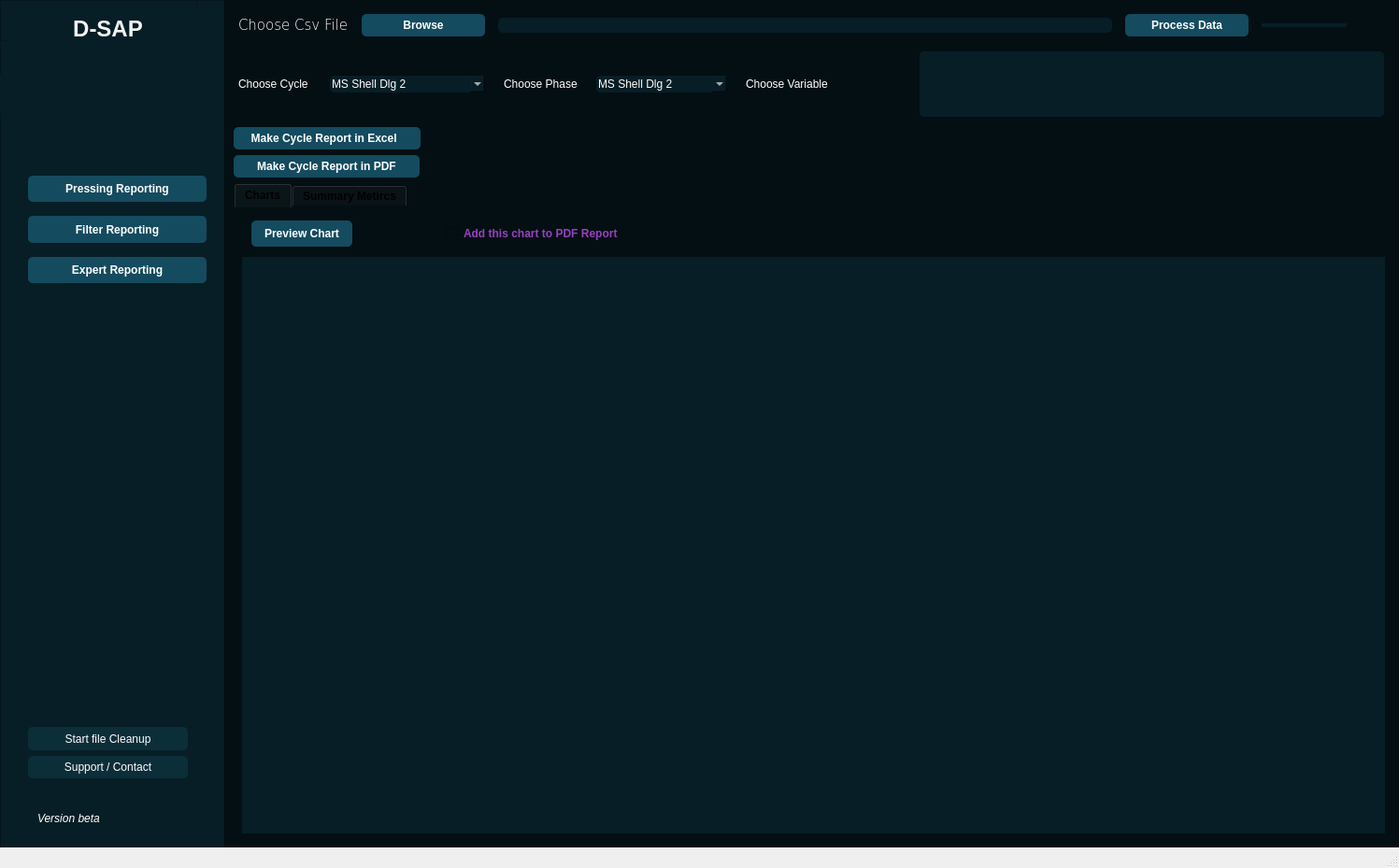
<?xml version="1.0" encoding="UTF-8"?>
<ui version="4.0">
 <class>MainWindow</class>
 <widget class="QMainWindow" name="MainWindow">
  <property name="geometry">
   <rect>
    <x>0</x>
    <y>0</y>
    <width>1497</width>
    <height>929</height>
   </rect>
  </property>
  <property name="minimumSize">
   <size>
    <width>1494</width>
    <height>851</height>
   </size>
  </property>
  <property name="windowTitle">
   <string>MainWindow</string>
  </property>
  <widget class="QWidget" name="centralwidget">
   <property name="sizePolicy">
    <sizepolicy hsizetype="Maximum" vsizetype="Maximum">
     <horstretch>0</horstretch>
     <verstretch>0</verstretch>
    </sizepolicy>
   </property>
   <widget class="QFrame" name="side_menu_frame">
    <property name="geometry">
     <rect>
      <x>0</x>
      <y>0</y>
      <width>241</width>
      <height>911</height>
     </rect>
    </property>
    <property name="sizePolicy">
     <sizepolicy hsizetype="Preferred" vsizetype="Preferred">
      <horstretch>0</horstretch>
      <verstretch>0</verstretch>
     </sizepolicy>
    </property>
    <property name="styleSheet">
     <string notr="true">background-color: rgb(7, 30, 38);</string>
    </property>
    <property name="frameShape">
     <enum>QFrame::StyledPanel</enum>
    </property>
    <property name="frameShadow">
     <enum>QFrame::Raised</enum>
    </property>
    <widget class="QFrame" name="side_menu_header">
     <property name="geometry">
      <rect>
       <x>0</x>
       <y>0</y>
       <width>211</width>
       <height>44</height>
      </rect>
     </property>
     <property name="frameShape">
      <enum>QFrame::StyledPanel</enum>
     </property>
     <property name="frameShadow">
      <enum>QFrame::Raised</enum>
     </property>
     <widget class="QLabel" name="label_7">
      <property name="geometry">
       <rect>
        <x>10</x>
        <y>10</y>
        <width>211</width>
        <height>41</height>
       </rect>
      </property>
      <property name="font">
       <font>
        <pointsize>18</pointsize>
        <weight>75</weight>
        <bold>true</bold>
       </font>
      </property>
      <property name="styleSheet">
       <string notr="true">color: rgb(243, 243, 243);</string>
      </property>
      <property name="text">
       <string>D-SAP</string>
      </property>
      <property name="alignment">
       <set>Qt::AlignCenter</set>
      </property>
     </widget>
    </widget>
    <widget class="QWidget" name="verticalLayoutWidget">
     <property name="geometry">
      <rect>
       <x>10</x>
       <y>180</y>
       <width>231</width>
       <height>131</height>
      </rect>
     </property>
     <layout class="QVBoxLayout" name="verticalLayout" stretch="0,0,0">
      <property name="spacing">
       <number>15</number>
      </property>
      <property name="leftMargin">
       <number>20</number>
      </property>
      <property name="topMargin">
       <number>8</number>
      </property>
      <property name="rightMargin">
       <number>20</number>
      </property>
      <property name="bottomMargin">
       <number>8</number>
      </property>
      <item>
       <widget class="QPushButton" name="pressing_btn">
        <property name="sizePolicy">
         <sizepolicy hsizetype="Minimum" vsizetype="Minimum">
          <horstretch>0</horstretch>
          <verstretch>0</verstretch>
         </sizepolicy>
        </property>
        <property name="font">
         <font>
          <weight>75</weight>
          <bold>true</bold>
         </font>
        </property>
        <property name="styleSheet">
         <string notr="true">background-color: rgb(20, 75, 95);
border-radius:5px;
color: rgb(255, 255, 255);</string>
        </property>
        <property name="text">
         <string>Pressing Reporting</string>
        </property>
       </widget>
      </item>
      <item>
       <widget class="QPushButton" name="filter_widget_btn">
        <property name="sizePolicy">
         <sizepolicy hsizetype="Minimum" vsizetype="Minimum">
          <horstretch>0</horstretch>
          <verstretch>0</verstretch>
         </sizepolicy>
        </property>
        <property name="font">
         <font>
          <weight>75</weight>
          <bold>true</bold>
         </font>
        </property>
        <property name="styleSheet">
         <string notr="true">background-color: rgb(20, 75, 95);
border-radius:5px;
color: rgb(255, 255, 255);</string>
        </property>
        <property name="text">
         <string>Filter Reporting</string>
        </property>
       </widget>
      </item>
      <item>
       <widget class="QPushButton" name="expert_report_widget_btn">
        <property name="sizePolicy">
         <sizepolicy hsizetype="Minimum" vsizetype="Minimum">
          <horstretch>0</horstretch>
          <verstretch>0</verstretch>
         </sizepolicy>
        </property>
        <property name="font">
         <font>
          <weight>75</weight>
          <bold>true</bold>
         </font>
        </property>
        <property name="styleSheet">
         <string notr="true">background-color: rgb(20, 75, 95);
border-radius:5px;
color: rgb(255, 255, 255);</string>
        </property>
        <property name="text">
         <string>Expert Reporting</string>
        </property>
       </widget>
      </item>
     </layout>
    </widget>
    <widget class="QWidget" name="verticalLayoutWidget_2">
     <property name="geometry">
      <rect>
       <x>10</x>
       <y>770</y>
       <width>211</width>
       <height>71</height>
      </rect>
     </property>
     <layout class="QVBoxLayout" name="verticalLayout_2">
      <property name="leftMargin">
       <number>20</number>
      </property>
      <property name="topMargin">
       <number>8</number>
      </property>
      <property name="rightMargin">
       <number>20</number>
      </property>
      <property name="bottomMargin">
       <number>8</number>
      </property>
      <item>
       <widget class="QPushButton" name="cleanup_btn">
        <property name="sizePolicy">
         <sizepolicy hsizetype="Minimum" vsizetype="Minimum">
          <horstretch>0</horstretch>
          <verstretch>0</verstretch>
         </sizepolicy>
        </property>
        <property name="styleSheet">
         <string notr="true">background-color: rgba(20, 75, 95, 87);
border-radius:5px;
color: rgb(255, 255, 255);</string>
        </property>
        <property name="text">
         <string>Start file Cleanup</string>
        </property>
       </widget>
      </item>
      <item>
       <widget class="QPushButton" name="support_btn">
        <property name="sizePolicy">
         <sizepolicy hsizetype="Minimum" vsizetype="Minimum">
          <horstretch>0</horstretch>
          <verstretch>0</verstretch>
         </sizepolicy>
        </property>
        <property name="styleSheet">
         <string notr="true">background-color: rgba(20, 75, 95, 87);
border-radius:5px;
color: rgb(255, 255, 255);</string>
        </property>
        <property name="text">
         <string>Support / Contact</string>
        </property>
       </widget>
      </item>
     </layout>
    </widget>
    <widget class="QLabel" name="logos">
     <property name="geometry">
      <rect>
       <x>-50</x>
       <y>80</y>
       <width>281</width>
       <height>41</height>
      </rect>
     </property>
     <property name="text">
      <string/>
     </property>
     <property name="pixmap">
      <pixmap>Assets/logo_DT.png</pixmap>
     </property>
    </widget>
    <widget class="QLabel" name="version">
     <property name="geometry">
      <rect>
       <x>40</x>
       <y>860</y>
       <width>121</width>
       <height>31</height>
      </rect>
     </property>
     <property name="font">
      <font>
       <pointsize>9</pointsize>
       <italic>true</italic>
       <underline>false</underline>
      </font>
     </property>
     <property name="styleSheet">
      <string notr="true">color: rgb(255, 255, 255);</string>
     </property>
     <property name="text">
      <string>Version beta</string>
     </property>
    </widget>
   </widget>
   <widget class="QStackedWidget" name="stacked_widget">
    <property name="geometry">
     <rect>
      <x>240</x>
      <y>0</y>
      <width>1301</width>
      <height>911</height>
     </rect>
    </property>
    <widget class="QWidget" name="pressing_widget">
     <widget class="QFrame" name="pressing_main">
      <property name="geometry">
       <rect>
        <x>0</x>
        <y>0</y>
        <width>1261</width>
        <height>911</height>
       </rect>
      </property>
      <property name="sizePolicy">
       <sizepolicy hsizetype="Preferred" vsizetype="Preferred">
        <horstretch>0</horstretch>
        <verstretch>0</verstretch>
       </sizepolicy>
      </property>
      <property name="styleSheet">
       <string notr="true">background-color: rgb(4, 15, 19);
background-color: rgb(4, 15, 19);</string>
      </property>
      <property name="frameShape">
       <enum>QFrame::StyledPanel</enum>
      </property>
      <property name="frameShadow">
       <enum>QFrame::Raised</enum>
      </property>
      <layout class="QVBoxLayout" name="verticalLayout_3">
       <item>
        <layout class="QHBoxLayout" name="horizontalLayout" stretch="0,1,5,1,0">
         <property name="spacing">
          <number>14</number>
         </property>
         <property name="leftMargin">
          <number>5</number>
         </property>
         <property name="topMargin">
          <number>5</number>
         </property>
         <property name="rightMargin">
          <number>50</number>
         </property>
         <property name="bottomMargin">
          <number>5</number>
         </property>
         <item>
          <widget class="QLabel" name="label1">
           <property name="font">
            <font>
             <family>Verdana</family>
             <pointsize>11</pointsize>
             <weight>9</weight>
             <italic>false</italic>
             <bold>false</bold>
            </font>
           </property>
           <property name="styleSheet">
            <string notr="true">color: rgb(255, 255, 255);
font: 75 11pt &quot;Verdana&quot;;</string>
           </property>
           <property name="text">
            <string>Choose Csv File</string>
           </property>
          </widget>
         </item>
         <item>
          <widget class="QPushButton" name="browse">
           <property name="font">
            <font>
             <weight>75</weight>
             <bold>true</bold>
            </font>
           </property>
           <property name="styleSheet">
            <string notr="true">background-color: rgb(20, 75, 95);
border-radius:5px;
color: rgb(255, 255, 255);
padding: 5px;</string>
           </property>
           <property name="text">
            <string>Browse</string>
           </property>
           <property name="icon">
            <iconset>
             <normaloff>Assets/browsing.png</normaloff>Assets/browsing.png</iconset>
           </property>
           <property name="iconSize">
            <size>
             <width>22</width>
             <height>22</height>
            </size>
           </property>
          </widget>
         </item>
         <item>
          <widget class="QLineEdit" name="textBrowser">
           <property name="styleSheet">
            <string notr="true">background-color: rgb(7, 30, 38);
border-radius:5px;
color: rgb(255, 255, 255);</string>
           </property>
          </widget>
         </item>
         <item>
          <widget class="QPushButton" name="process_data">
           <property name="font">
            <font>
             <weight>75</weight>
             <bold>true</bold>
            </font>
           </property>
           <property name="styleSheet">
            <string notr="true">background-color: rgb(20, 75, 95);
border-radius:5px;
color: rgb(255, 255, 255);
padding: 5px; </string>
           </property>
           <property name="text">
            <string>Process Data</string>
           </property>
           <property name="icon">
            <iconset>
             <normaloff>Assets/agile.png</normaloff>Assets/agile.png</iconset>
           </property>
           <property name="iconSize">
            <size>
             <width>22</width>
             <height>22</height>
            </size>
           </property>
          </widget>
         </item>
         <item>
          <widget class="QProgressBar" name="data_process_prog_bar">
           <property name="maximumSize">
            <size>
             <width>16777215</width>
             <height>4</height>
            </size>
           </property>
           <property name="styleSheet">
            <string notr="true">QProgressBar{
	border-radius:10px;
	background-color: rgb(7, 30, 38);
}


QProgressBar::chunk{
	border-radius:10px;
	
	background-color: rgb(219, 50, 218);
}</string>
           </property>
           <property name="value">
            <number>0</number>
           </property>
           <property name="alignment">
            <set>Qt::AlignJustify|Qt::AlignVCenter</set>
           </property>
           <property name="textVisible">
            <bool>false</bool>
           </property>
          </widget>
         </item>
        </layout>
       </item>
       <item>
        <layout class="QHBoxLayout" name="horizontalLayout_2" stretch="0,1,0,0,1,3">
         <property name="spacing">
          <number>20</number>
         </property>
         <property name="leftMargin">
          <number>5</number>
         </property>
         <property name="topMargin">
          <number>5</number>
         </property>
         <property name="rightMargin">
          <number>10</number>
         </property>
         <property name="bottomMargin">
          <number>5</number>
         </property>
         <item>
          <widget class="QLabel" name="label2">
           <property name="sizePolicy">
            <sizepolicy hsizetype="Preferred" vsizetype="Fixed">
             <horstretch>0</horstretch>
             <verstretch>0</verstretch>
            </sizepolicy>
           </property>
           <property name="styleSheet">
            <string notr="true">color: rgb(255, 255, 255);
font: 75 11pt &quot;Verdana&quot;;</string>
           </property>
           <property name="text">
            <string>Choose Cycle </string>
           </property>
          </widget>
         </item>
         <item>
          <widget class="QFontComboBox" name="Cycles_list">
           <property name="font">
            <font>
             <pointsize>9</pointsize>
             <kerning>false</kerning>
            </font>
           </property>
           <property name="contextMenuPolicy">
            <enum>Qt::NoContextMenu</enum>
           </property>
           <property name="layoutDirection">
            <enum>Qt::LeftToRight</enum>
           </property>
           <property name="autoFillBackground">
            <bool>false</bool>
           </property>
           <property name="styleSheet">
            <string notr="true">background-color: rgb(7, 30, 38);
border-radius:5px;
color: rgb(255, 255, 255);</string>
           </property>
           <property name="currentText">
            <string>MS Shell Dlg 2</string>
           </property>
           <property name="sizeAdjustPolicy">
            <enum>QComboBox::AdjustToMinimumContentsLengthWithIcon</enum>
           </property>
           <property name="writingSystem">
            <enum>QFontDatabase::Any</enum>
           </property>
          </widget>
         </item>
         <item>
          <widget class="QLabel" name="label4">
           <property name="styleSheet">
            <string notr="true">color: rgb(255, 255, 255);
font: 75 11pt &quot;Verdana&quot;;</string>
           </property>
           <property name="text">
            <string>Choose Phase</string>
           </property>
          </widget>
         </item>
         <item>
          <widget class="QFontComboBox" name="phases_list">
           <property name="font">
            <font>
             <pointsize>9</pointsize>
            </font>
           </property>
           <property name="contextMenuPolicy">
            <enum>Qt::NoContextMenu</enum>
           </property>
           <property name="layoutDirection">
            <enum>Qt::LeftToRight</enum>
           </property>
           <property name="styleSheet">
            <string notr="true">background-color: rgb(7, 30, 38);
border-radius:5px;
color: rgb(255, 255, 255);</string>
           </property>
           <property name="currentText">
            <string>MS Shell Dlg 2</string>
           </property>
           <property name="sizeAdjustPolicy">
            <enum>QComboBox::AdjustToMinimumContentsLengthWithIcon</enum>
           </property>
           <property name="currentFont">
            <font>
             <pointsize>9</pointsize>
            </font>
           </property>
          </widget>
         </item>
         <item>
          <widget class="QLabel" name="label3">
           <property name="sizePolicy">
            <sizepolicy hsizetype="Preferred" vsizetype="Fixed">
             <horstretch>0</horstretch>
             <verstretch>0</verstretch>
            </sizepolicy>
           </property>
           <property name="styleSheet">
            <string notr="true">color: rgb(255, 255, 255);
font: 75 11pt &quot;Verdana&quot;;</string>
           </property>
           <property name="text">
            <string>Choose Variable</string>
           </property>
          </widget>
         </item>
         <item>
          <widget class="QListWidget" name="ListWidget">
           <property name="styleSheet">
            <string notr="true">background-color: rgb(7, 30, 38);
border-radius:5px;
color: rgb(255, 255, 255);</string>
           </property>
           <property name="sizeAdjustPolicy">
            <enum>QAbstractScrollArea::AdjustToContents</enum>
           </property>
           <property name="selectionMode">
            <enum>QAbstractItemView::MultiSelection</enum>
           </property>
          </widget>
         </item>
        </layout>
       </item>
       <item>
        <widget class="QPushButton" name="excelReportBTN">
         <property name="sizePolicy">
          <sizepolicy hsizetype="Fixed" vsizetype="Fixed">
           <horstretch>0</horstretch>
           <verstretch>0</verstretch>
          </sizepolicy>
         </property>
         <property name="font">
          <font>
           <weight>75</weight>
           <bold>true</bold>
          </font>
         </property>
         <property name="styleSheet">
          <string notr="true">background-color: rgb(20, 75, 95);
border-radius:5px;
color: rgb(255, 255, 255);
padding: 5px; </string>
         </property>
         <property name="text">
          <string>    Make Cycle Report in Excel      </string>
         </property>
         <property name="icon">
          <iconset>
           <normaloff>Assets/sheets.png</normaloff>Assets/sheets.png</iconset>
         </property>
         <property name="iconSize">
          <size>
           <width>22</width>
           <height>22</height>
          </size>
         </property>
        </widget>
       </item>
       <item>
        <widget class="QPushButton" name="pdfReportBTN">
         <property name="sizePolicy">
          <sizepolicy hsizetype="Fixed" vsizetype="Fixed">
           <horstretch>0</horstretch>
           <verstretch>0</verstretch>
          </sizepolicy>
         </property>
         <property name="font">
          <font>
           <weight>75</weight>
           <bold>true</bold>
          </font>
         </property>
         <property name="autoFillBackground">
          <bool>false</bool>
         </property>
         <property name="styleSheet">
          <string notr="true">background-color: rgb(20, 75, 95);
border-radius:5px;
color: rgb(255, 255, 255);
padding: 5px; </string>
         </property>
         <property name="text">
          <string>      Make Cycle Report in PDF      </string>
         </property>
         <property name="icon">
          <iconset>
           <normaloff>Assets/pdf.png</normaloff>Assets/pdf.png</iconset>
         </property>
         <property name="iconSize">
          <size>
           <width>22</width>
           <height>22</height>
          </size>
         </property>
        </widget>
       </item>
       <item>
        <widget class="QTabWidget" name="tabWidget">
         <property name="sizePolicy">
          <sizepolicy hsizetype="Expanding" vsizetype="Expanding">
           <horstretch>0</horstretch>
           <verstretch>1</verstretch>
          </sizepolicy>
         </property>
         <property name="font">
          <font>
           <weight>75</weight>
           <bold>true</bold>
          </font>
         </property>
         <property name="styleSheet">
          <string notr="true">
QTabWidget {
background-color: rgb(4, 15, 19);
color: rgb(255, 255, 255);
border-radius: 8px; 
}

QTabWidget::tab {
background-color: rgb(4, 15, 19);
color: rgb(255, 255, 255);
border-radius: 8px; 
}</string>
         </property>
         <property name="tabShape">
          <enum>QTabWidget::Rounded</enum>
         </property>
         <property name="currentIndex">
          <number>0</number>
         </property>
         <property name="iconSize">
          <size>
           <width>24</width>
           <height>24</height>
          </size>
         </property>
         <widget class="QWidget" name="tab">
          <property name="styleSheet">
           <string notr="true">background-color: rgb(4, 15, 19);
</string>
          </property>
          <attribute name="icon">
           <iconset>
            <normaloff>Assets/button.png</normaloff>Assets/button.png</iconset>
          </attribute>
          <attribute name="title">
           <string>Charts</string>
          </attribute>
          <layout class="QVBoxLayout" name="verticalLayout_4">
           <item>
            <layout class="QHBoxLayout" name="horizontalLayout_3" stretch="0,2">
             <property name="spacing">
              <number>100</number>
             </property>
             <property name="leftMargin">
              <number>10</number>
             </property>
             <property name="topMargin">
              <number>5</number>
             </property>
             <property name="rightMargin">
              <number>10</number>
             </property>
             <property name="bottomMargin">
              <number>5</number>
             </property>
             <item>
              <widget class="QPushButton" name="preview_chart">
               <property name="sizePolicy">
                <sizepolicy hsizetype="Fixed" vsizetype="Fixed">
                 <horstretch>0</horstretch>
                 <verstretch>0</verstretch>
                </sizepolicy>
               </property>
               <property name="baseSize">
                <size>
                 <width>0</width>
                 <height>0</height>
                </size>
               </property>
               <property name="font">
                <font>
                 <weight>75</weight>
                 <bold>true</bold>
                </font>
               </property>
               <property name="styleSheet">
                <string notr="true">background-color: rgb(20, 75, 95);
border-radius:5px;
color: rgb(255, 255, 255);
padding: 7px; 
</string>
               </property>
               <property name="text">
                <string>  Preview Chart  </string>
               </property>
              </widget>
             </item>
             <item>
              <widget class="QCheckBox" name="checkBox">
               <property name="sizePolicy">
                <sizepolicy hsizetype="Minimum" vsizetype="Fixed">
                 <horstretch>0</horstretch>
                 <verstretch>0</verstretch>
                </sizepolicy>
               </property>
               <property name="font">
                <font>
                 <weight>75</weight>
                 <bold>true</bold>
                </font>
               </property>
               <property name="styleSheet">
                <string notr="true">color: rgb(151, 64, 191);</string>
               </property>
               <property name="text">
                <string>Add this chart to PDF Report</string>
               </property>
              </widget>
             </item>
            </layout>
           </item>
           <item>
            <widget class="QLabel" name="chart_area">
             <property name="sizePolicy">
              <sizepolicy hsizetype="Expanding" vsizetype="Expanding">
               <horstretch>0</horstretch>
               <verstretch>0</verstretch>
              </sizepolicy>
             </property>
             <property name="styleSheet">
              <string notr="true">background-color: rgb(7, 30, 38);

</string>
             </property>
             <property name="text">
              <string/>
             </property>
             <property name="scaledContents">
              <bool>true</bool>
             </property>
            </widget>
           </item>
          </layout>
         </widget>
         <widget class="QWidget" name="tab_2">
          <attribute name="icon">
           <iconset>
            <normaloff>Assets/dashboard.png</normaloff>Assets/dashboard.png</iconset>
          </attribute>
          <attribute name="title">
           <string>Summary Metircs</string>
          </attribute>
          <widget class="QWidget" name="gridLayoutWidget">
           <property name="geometry">
            <rect>
             <x>60</x>
             <y>50</y>
             <width>1141</width>
             <height>71</height>
            </rect>
           </property>
           <layout class="QGridLayout" name="gridLayout">
            <property name="leftMargin">
             <number>5</number>
            </property>
            <property name="topMargin">
             <number>5</number>
            </property>
            <property name="rightMargin">
             <number>5</number>
            </property>
            <property name="bottomMargin">
             <number>5</number>
            </property>
            <property name="horizontalSpacing">
             <number>20</number>
            </property>
            <item row="0" column="0">
             <widget class="QLabel" name="lbl_cycle_nbr">
              <property name="font">
               <font>
                <family>Ubuntu</family>
                <pointsize>13</pointsize>
                <weight>50</weight>
                <italic>false</italic>
                <bold>false</bold>
               </font>
              </property>
              <property name="styleSheet">
               <string notr="true">color: rgb(255, 255, 255);
font: 13pt &quot;Ubuntu&quot;;
</string>
              </property>
              <property name="text">
               <string>Cyclel number</string>
              </property>
              <property name="alignment">
               <set>Qt::AlignCenter</set>
              </property>
             </widget>
            </item>
            <item row="0" column="1">
             <widget class="QLabel" name="lbl_cycle_nbr_value">
              <property name="styleSheet">
               <string notr="true">font: 16pt &quot;Ubuntu&quot;;
color: rgb(255, 255, 255); </string>
              </property>
              <property name="text">
               <string/>
              </property>
              <property name="alignment">
               <set>Qt::AlignCenter</set>
              </property>
             </widget>
            </item>
            <item row="0" column="3">
             <widget class="QLabel" name="lbl_cycle_duration_value">
              <property name="sizePolicy">
               <sizepolicy hsizetype="Minimum" vsizetype="Fixed">
                <horstretch>0</horstretch>
                <verstretch>0</verstretch>
               </sizepolicy>
              </property>
              <property name="styleSheet">
               <string notr="true">font: 13pt &quot;Ubuntu&quot;;
color: rgb(255, 255, 255);
</string>
              </property>
              <property name="text">
               <string/>
              </property>
              <property name="alignment">
               <set>Qt::AlignCenter</set>
              </property>
             </widget>
            </item>
            <item row="0" column="2">
             <widget class="QLabel" name="lbl_cycle_duration">
              <property name="styleSheet">
               <string notr="true">font: 13pt &quot;Ubuntu&quot;;
color: rgb(255, 255, 255);</string>
              </property>
              <property name="text">
               <string>Press Cycle (Start - Stop)</string>
              </property>
              <property name="alignment">
               <set>Qt::AlignCenter</set>
              </property>
             </widget>
            </item>
           </layout>
          </widget>
          <widget class="QWidget" name="verticalLayoutWidget_3">
           <property name="geometry">
            <rect>
             <x>60</x>
             <y>200</y>
             <width>324</width>
             <height>291</height>
            </rect>
           </property>
           <layout class="QVBoxLayout" name="verticalLayout_5">
            <property name="spacing">
             <number>20</number>
            </property>
            <property name="leftMargin">
             <number>7</number>
            </property>
            <property name="topMargin">
             <number>5</number>
            </property>
            <property name="rightMargin">
             <number>7</number>
            </property>
            <property name="bottomMargin">
             <number>5</number>
            </property>
            <item>
             <widget class="QLabel" name="lbl_membrane_pressure">
              <property name="sizePolicy">
               <sizepolicy hsizetype="Preferred" vsizetype="Fixed">
                <horstretch>0</horstretch>
                <verstretch>0</verstretch>
               </sizepolicy>
              </property>
              <property name="styleSheet">
               <string notr="true">font: 13pt &quot;Ubuntu&quot;;
color: rgb(255, 255, 255); </string>
              </property>
              <property name="text">
               <string>Inside membrane pressure</string>
              </property>
              <property name="alignment">
               <set>Qt::AlignCenter</set>
              </property>
             </widget>
            </item>
            <item>
             <widget class="QLabel" name="lbl_membrane_pressure_value">
              <property name="sizePolicy">
               <sizepolicy hsizetype="Preferred" vsizetype="Minimum">
                <horstretch>0</horstretch>
                <verstretch>0</verstretch>
               </sizepolicy>
              </property>
              <property name="styleSheet">
               <string notr="true">font: 75 22pt &quot;URW Bookman L&quot;;
background-color: rgb(20, 75, 95);
color: rgb(151, 64, 191);
border-radius:5px;

</string>
              </property>
              <property name="frameShape">
               <enum>QFrame::StyledPanel</enum>
              </property>
              <property name="lineWidth">
               <number>1</number>
              </property>
              <property name="text">
               <string/>
              </property>
              <property name="alignment">
               <set>Qt::AlignCenter</set>
              </property>
             </widget>
            </item>
            <item>
             <widget class="QLabel" name="label">
              <property name="sizePolicy">
               <sizepolicy hsizetype="Preferred" vsizetype="Fixed">
                <horstretch>0</horstretch>
                <verstretch>0</verstretch>
               </sizepolicy>
              </property>
              <property name="styleSheet">
               <string notr="true">font: 13pt &quot;Ubuntu&quot;;
color: rgb(255, 255, 255); </string>
              </property>
              <property name="text">
               <string>Extracted must quantity</string>
              </property>
              <property name="alignment">
               <set>Qt::AlignCenter</set>
              </property>
             </widget>
            </item>
            <item>
             <widget class="QLabel" name="label_2">
              <property name="sizePolicy">
               <sizepolicy hsizetype="Preferred" vsizetype="Minimum">
                <horstretch>0</horstretch>
                <verstretch>0</verstretch>
               </sizepolicy>
              </property>
              <property name="styleSheet">
               <string notr="true">font: 75 22pt &quot;URW Bookman L&quot;;
background-color: rgb(20, 75, 95);
color: rgb(151, 64, 191);
border-radius:5px;</string>
              </property>
              <property name="frameShape">
               <enum>QFrame::StyledPanel</enum>
              </property>
              <property name="text">
               <string/>
              </property>
              <property name="alignment">
               <set>Qt::AlignCenter</set>
              </property>
             </widget>
            </item>
           </layout>
          </widget>
          <widget class="QWidget" name="verticalLayoutWidget_4">
           <property name="geometry">
            <rect>
             <x>420</x>
             <y>200</y>
             <width>331</width>
             <height>291</height>
            </rect>
           </property>
           <layout class="QVBoxLayout" name="verticalLayout_6">
            <property name="spacing">
             <number>20</number>
            </property>
            <property name="leftMargin">
             <number>7</number>
            </property>
            <property name="topMargin">
             <number>5</number>
            </property>
            <property name="rightMargin">
             <number>7</number>
            </property>
            <property name="bottomMargin">
             <number>5</number>
            </property>
            <item>
             <widget class="QLabel" name="lbl_press_nweight">
              <property name="sizePolicy">
               <sizepolicy hsizetype="Preferred" vsizetype="Fixed">
                <horstretch>0</horstretch>
                <verstretch>0</verstretch>
               </sizepolicy>
              </property>
              <property name="styleSheet">
               <string notr="true">font: 13pt &quot;Ubuntu&quot;;
color: rgb(255, 255, 255); </string>
              </property>
              <property name="text">
               <string>Press net weight</string>
              </property>
              <property name="alignment">
               <set>Qt::AlignCenter</set>
              </property>
             </widget>
            </item>
            <item>
             <widget class="QLabel" name="lbl_press_nweight_value">
              <property name="sizePolicy">
               <sizepolicy hsizetype="Preferred" vsizetype="Minimum">
                <horstretch>0</horstretch>
                <verstretch>0</verstretch>
               </sizepolicy>
              </property>
              <property name="styleSheet">
               <string notr="true">font: 75 22pt &quot;URW Bookman L&quot;;
background-color: rgb(20, 75, 95);
color: rgb(151, 64, 191);
border-radius:5px;</string>
              </property>
              <property name="frameShape">
               <enum>QFrame::StyledPanel</enum>
              </property>
              <property name="text">
               <string/>
              </property>
              <property name="alignment">
               <set>Qt::AlignCenter</set>
              </property>
             </widget>
            </item>
            <item>
             <widget class="QLabel" name="label_3">
              <property name="sizePolicy">
               <sizepolicy hsizetype="Preferred" vsizetype="Fixed">
                <horstretch>0</horstretch>
                <verstretch>0</verstretch>
               </sizepolicy>
              </property>
              <property name="styleSheet">
               <string notr="true">font: 13pt &quot;Ubuntu&quot;;
color: rgb(255, 255, 255); </string>
              </property>
              <property name="text">
               <string>Must extraction percentage</string>
              </property>
              <property name="alignment">
               <set>Qt::AlignCenter</set>
              </property>
             </widget>
            </item>
            <item>
             <widget class="QLabel" name="label_4">
              <property name="sizePolicy">
               <sizepolicy hsizetype="Preferred" vsizetype="Minimum">
                <horstretch>0</horstretch>
                <verstretch>0</verstretch>
               </sizepolicy>
              </property>
              <property name="styleSheet">
               <string notr="true">font: 75 22pt &quot;URW Bookman L&quot;;
background-color: rgb(20, 75, 95);
color: rgb(151, 64, 191);
border-radius:5px;</string>
              </property>
              <property name="frameShape">
               <enum>QFrame::StyledPanel</enum>
              </property>
              <property name="text">
               <string/>
              </property>
              <property name="alignment">
               <set>Qt::AlignCenter</set>
              </property>
             </widget>
            </item>
           </layout>
          </widget>
          <widget class="QWidget" name="verticalLayoutWidget_5">
           <property name="geometry">
            <rect>
             <x>790</x>
             <y>200</y>
             <width>419</width>
             <height>291</height>
            </rect>
           </property>
           <layout class="QVBoxLayout" name="verticalLayout_8">
            <property name="spacing">
             <number>20</number>
            </property>
            <property name="leftMargin">
             <number>7</number>
            </property>
            <property name="topMargin">
             <number>5</number>
            </property>
            <property name="rightMargin">
             <number>7</number>
            </property>
            <property name="bottomMargin">
             <number>5</number>
            </property>
            <item>
             <widget class="QLabel" name="lbl_sl_avg_press_nweight">
              <property name="sizePolicy">
               <sizepolicy hsizetype="Preferred" vsizetype="Fixed">
                <horstretch>0</horstretch>
                <verstretch>0</verstretch>
               </sizepolicy>
              </property>
              <property name="styleSheet">
               <string notr="true">font: 13pt &quot;Ubuntu&quot;;
color: rgb(255, 255, 255); </string>
              </property>
              <property name="text">
               <string>Sliding average of press net weight</string>
              </property>
              <property name="alignment">
               <set>Qt::AlignCenter</set>
              </property>
             </widget>
            </item>
            <item>
             <widget class="QLabel" name="lbl_sl_avg_press_nweight_value">
              <property name="sizePolicy">
               <sizepolicy hsizetype="Preferred" vsizetype="Minimum">
                <horstretch>0</horstretch>
                <verstretch>0</verstretch>
               </sizepolicy>
              </property>
              <property name="font">
               <font>
                <family>URW Bookman L</family>
                <pointsize>22</pointsize>
                <weight>9</weight>
                <italic>false</italic>
                <bold>false</bold>
               </font>
              </property>
              <property name="styleSheet">
               <string notr="true">font: 75 22pt &quot;URW Bookman L&quot;;
background-color: rgb(20, 75, 95);
color: rgb(151, 64, 191);
border-radius:5px;</string>
              </property>
              <property name="frameShape">
               <enum>QFrame::StyledPanel</enum>
              </property>
              <property name="midLineWidth">
               <number>0</number>
              </property>
              <property name="text">
               <string/>
              </property>
              <property name="alignment">
               <set>Qt::AlignCenter</set>
              </property>
             </widget>
            </item>
            <item>
             <widget class="QLabel" name="label_5">
              <property name="sizePolicy">
               <sizepolicy hsizetype="Preferred" vsizetype="Fixed">
                <horstretch>0</horstretch>
                <verstretch>0</verstretch>
               </sizepolicy>
              </property>
              <property name="styleSheet">
               <string notr="true">font: 13pt &quot;Ubuntu&quot;;
color: rgb(255, 255, 255); </string>
              </property>
              <property name="text">
               <string>Loaded product quantity</string>
              </property>
              <property name="alignment">
               <set>Qt::AlignCenter</set>
              </property>
             </widget>
            </item>
            <item>
             <widget class="QLabel" name="label_6">
              <property name="sizePolicy">
               <sizepolicy hsizetype="Preferred" vsizetype="Minimum">
                <horstretch>0</horstretch>
                <verstretch>0</verstretch>
               </sizepolicy>
              </property>
              <property name="styleSheet">
               <string notr="true">font: 75 22pt &quot;URW Bookman L&quot;;
background-color: rgb(20, 75, 95);
color: rgb(151, 64, 191);
border-radius:5px;</string>
              </property>
              <property name="text">
               <string/>
              </property>
              <property name="alignment">
               <set>Qt::AlignCenter</set>
              </property>
             </widget>
            </item>
           </layout>
          </widget>
         </widget>
        </widget>
       </item>
      </layout>
     </widget>
    </widget>
    <widget class="QWidget" name="filter_widget">
     <widget class="QFrame" name="filter_main">
      <property name="geometry">
       <rect>
        <x>0</x>
        <y>0</y>
        <width>1261</width>
        <height>891</height>
       </rect>
      </property>
      <property name="frameShape">
       <enum>QFrame::StyledPanel</enum>
      </property>
      <property name="frameShadow">
       <enum>QFrame::Raised</enum>
      </property>
      <widget class="QLabel" name="label_8">
       <property name="geometry">
        <rect>
         <x>240</x>
         <y>260</y>
         <width>561</width>
         <height>291</height>
        </rect>
       </property>
       <property name="font">
        <font>
         <pointsize>16</pointsize>
        </font>
       </property>
       <property name="text">
        <string/>
       </property>
       <property name="pixmap">
        <pixmap>Assets/coming_soon.gif</pixmap>
       </property>
      </widget>
     </widget>
    </widget>
    <widget class="QWidget" name="fichier_expert_widget">
     <widget class="QFrame" name="frame">
      <property name="geometry">
       <rect>
        <x>0</x>
        <y>0</y>
        <width>1271</width>
        <height>891</height>
       </rect>
      </property>
      <property name="frameShape">
       <enum>QFrame::StyledPanel</enum>
      </property>
      <property name="frameShadow">
       <enum>QFrame::Raised</enum>
      </property>
      <widget class="QLabel" name="label_10">
       <property name="geometry">
        <rect>
         <x>300</x>
         <y>340</y>
         <width>601</width>
         <height>281</height>
        </rect>
       </property>
       <property name="text">
        <string/>
       </property>
       <property name="pixmap">
        <pixmap>Assets/coming_soon.gif</pixmap>
       </property>
      </widget>
     </widget>
    </widget>
   </widget>
  </widget>
  <widget class="QStatusBar" name="statusbar"/>
 </widget>
 <resources/>
 <connections/>
</ui>
